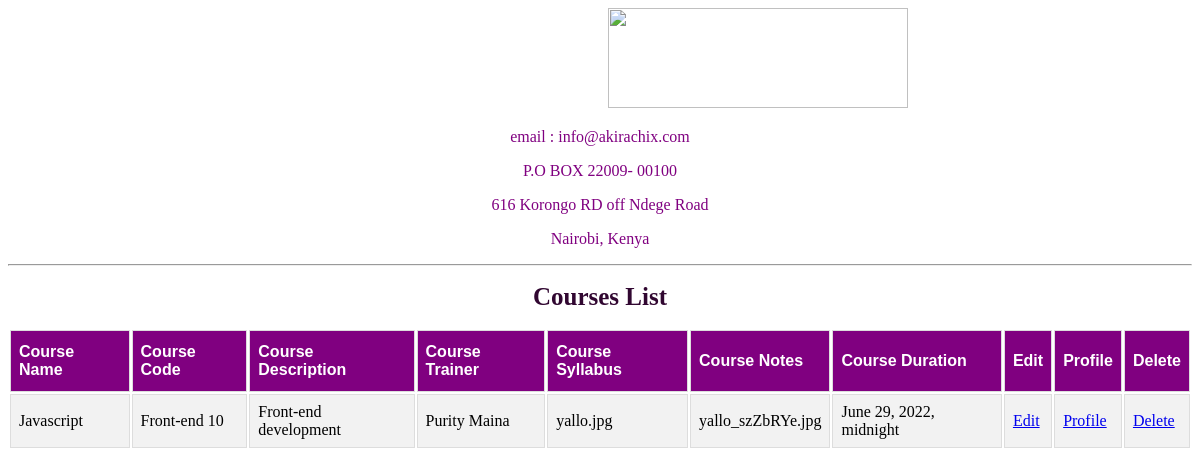
/courses/list/, run on an earlier commit of the app's database.
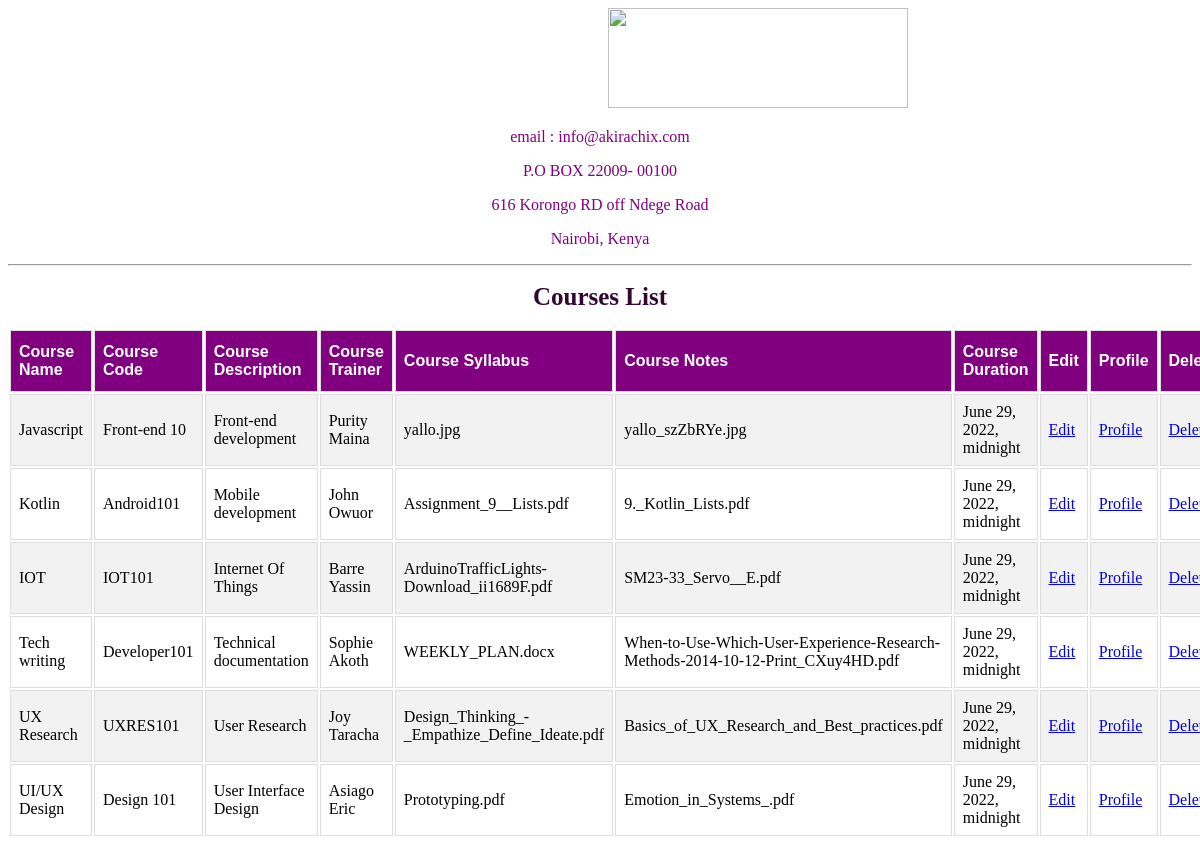
And on a later commit of the database.
### courses/models.py (models this page shows)
class Courses(models.Model):
    course_name=models.CharField(max_length=16)
    course_code=models.CharField(max_length=12)
    course_description=models.CharField(max_length=30)
    course_trainer=models.CharField(max_length=18)
    course_syllabus=models.FileField()
    course_notes=models.FileField()
    course_duration=models.DateTimeField()

### courses/views.py (the view)
# urls.py: path("list/",courses_list,name="courses_list"),
def courses_list(request):
    courses = Courses.objects.all()
    return render(request, "courses_list.html", {"courses": courses})

### courses/templates/courses_list.html (shortened to what this page needs)
<!DOCTYPE html>
<html lang="en">
  <head>
  </head>
  <body>
    <img
      class="image"
      src="https://akirachix.com/img/logo.png?_cchid=1660c557f83aa4644e2a8d4bf0ddd4fb"
    />
    <div class="contacts">
      <p>email : info@akirachix.com</p>
      <p>P.O BOX 22009- 00100</p>
      <p>616 Korongo RD off Ndege Road</p>
      <p>Nairobi, Kenya</p>
      <hr />
    </div>
    <h1>Courses List</h1>
    <table id="table">
      <tr>
        <th>Course Name</th>
        <th>Course Code</th>
        <th>Course Description</th>
        <th>Course Trainer</th>
        <th>Course Syllabus</th>
        <th>Course Notes</th>
        <th>Course Duration</th>
        <th>Edit</th>
        <th>Profile</th>
        <th>Delete</th>
      </tr>
      {% for course in courses%}
      <tr>
        <td>{{course.course_name}}</td>
        <td>{{course.course_code}}</td>
        <td>{{course.course_description}}</td>
        <td>{{course.course_trainer}}</td>
        <td>{{course.course_syllabus}}</td>
        <td>{{course.course_notes}}</td>
        <td>{{course.course_duration}}</td>
        <td>
          <a href="{%url 'edit_courses' id=course.id%}">Edit</a>
        </td>
        <td>
          <a href="{%url 'courses_profile' id=course.id%}">Profile</a>
        </td>
        <td>
          <a href="{%url 'delete_courses' id=course.id%}">Delete</a>
        </td>
      </tr>
      {%endfor%}
    </table>
  </body>
</html>

What changed in the data, as far as the page shows it:
added Courses: course_name "Kotlin", course_code "Android101", course_description "Mobile development", course_trainer "John Owuor", course_syllabus "Assignment_9__Lists.pdf", course_notes "9._Kotlin_Lists.pdf", course_duration "June 29, 2022, midnight"
added Courses: course_name "IOT", course_code "IOT101", course_description "Internet Of Things", course_trainer "Barre Yassin", course_syllabus "ArduinoTrafficLights-Download_ii1689F.pdf", course_notes "SM23-33_Servo__E.pdf", course_duration "June 29, 2022, midnight"
added Courses: course_name "Tech writing", course_code "Developer101", course_description "Technical documentation", course_trainer "Sophie Akoth", course_syllabus "WEEKLY_PLAN.docx", course_notes "When-to-Use-Which-User-Experience-Research-Methods-2014-10-12-Print_CXuy4HD.pdf", course_duration "June 29, 2022, midnight"
added Courses: course_name "UX Research", course_code "UXRES101", course_description "User Research", course_trainer "Joy Taracha", course_syllabus "Design_Thinking_-_Empathize_Define_Ideate.pdf", course_notes "Basics_of_UX_Research_and_Best_practices.pdf", course_duration "June 29, 2022, midnight"
added Courses: course_name "UI/UX Design", course_code "Design 101", course_description "User Interface Design", course_trainer "Asiago Eric", course_syllabus "Prototyping.pdf", course_notes "Emotion_in_Systems_.pdf", course_duration "June 29, 2022, midnight"
